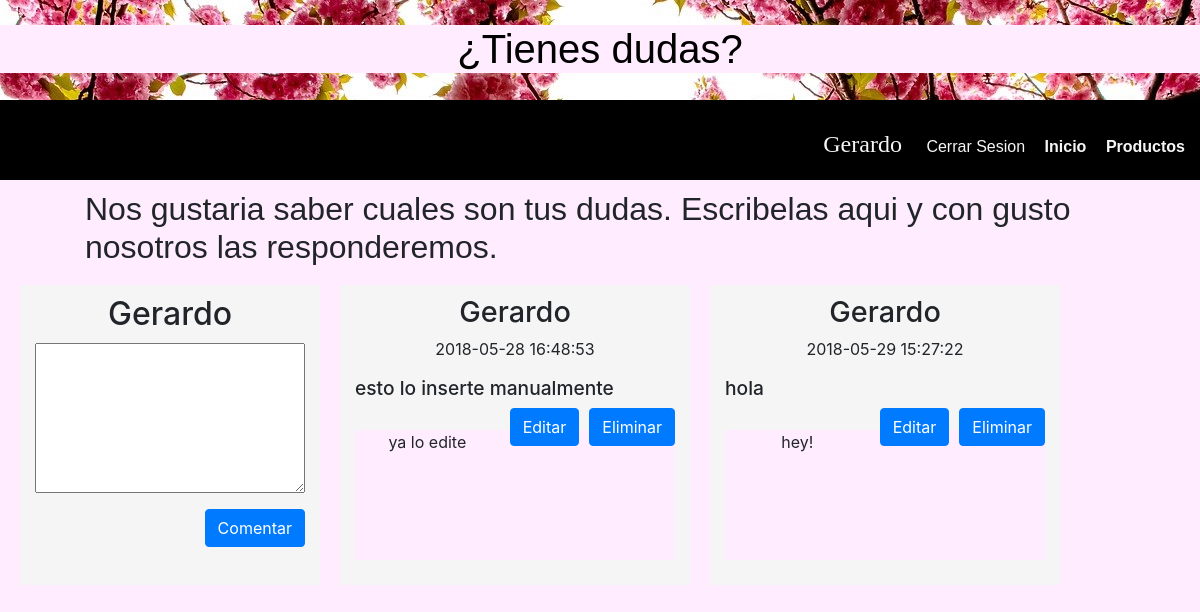
Page /preguntas.php (signed in) on the committed database.
### tables this page shows
CREATE TABLE IF NOT EXISTS `preguntas` (
  `idPregunta` int(11) NOT NULL,
  `idUsuario` int(11) NOT NULL,
  `pregunta` varchar(300) NOT NULL,
  `respuesta` varchar(300) NOT NULL,
  `fecha` datetime NOT NULL DEFAULT CURRENT_TIMESTAMP ON UPDATE CURRENT_TIMESTAMP
);

CREATE TABLE IF NOT EXISTS `usuario` (
  `idUsuario` int(11) NOT NULL,
  `nombreUsuario` varchar(20) DEFAULT NULL,
  `Nombre` varchar(100) DEFAULT NULL,
  `Email` varchar(100) DEFAULT NULL,
  `Password` varchar(50) DEFAULT NULL,
  `rol` varchar(50) NOT NULL
);

### preguntasUsuario.php (the view, shortened to what this page needs)
<?php
	if(isset($_SESSION['idUsuario']) && $_SESSION['idUsuario'] !="" && isset($_SESSION['rol']) && $_SESSION['rol']!="" && isset($_SESSION['nombreUsuario']) && $_SESSION['nombreUsuario']!="")
	{
		$conn = mysqli_connect("localhost","root","mysql","Proyecto");
		$qry = "select p.*, u.nombreUsuario from preguntas p inner join usuario u on p.idUsuario = u.idUsuario";
		$rs = mysqli_query($conn,$qry);
		if($_SESSION['rol'] != 'Administrador')
		{
			echo '<div class="container preguntas" id="formularioPregunta">
				<form method="get" action="agregaPregunta.php">
					<h1>'.$_SESSION['nombreUsuario'].'</h1>
					<textarea name="txtPregunta"></textarea><br>
					<button type="submit" class="btn btn-primary">Comentar</button>
				</form>
			</div>';
		}
		echo '	<div class="preguntasUsuario">';
		while($datos = mysqli_fetch_object($rs))
		{
				echo'	<div class="container preguntas" id="'.$datos->idPregunta.'">
							<form method="get" action="editPregunta.php">
								<h1>'.$datos->nombreUsuario.'</h1>
								<p>'.$datos->fecha.'</p>';
								if(isset($_GET['idPr']) && $_GET['idPr'] == $datos->idPregunta && $_SESSION['rol'] != 'Administrador')
								{
									echo '<textarea name="pregunta" style="width:100%">'.$datos->pregunta.'</textarea>
										 <input type="hidden" name="idPr" value="'.$_GET['idPr'].'">';
								}
								else
									echo' <h2>'.$datos->pregunta.'</h2>';
								if($_SESSION['rol'] != 'Administrador')
								{
									echo '	<a href="eliminaPregunta.php?idPr='.$datos->idPregunta.'" class="btn btn-primary" role="button" aria-pressed="true">Eliminar</a>';
									if(isset($_GET['idPr']) && $_GET['idPr'] == $datos->idPregunta)
										echo '<button type="submit" class="btn btn-primary">Aceptar</button>';
									else
										echo '<a href="preguntas.php?&idPr='.$datos->idPregunta.'#'.$datos->idPregunta.'" class="btn btn-primary" role="button" aria-pressed="true">Editar</a>';
								}
								echo '</form>
									<form id="respuesta" method="get" action="agregaRespuesta.php" style="height:130px; margin-top:30px;background-color:#FFECFF">';
								if($_SESSION['rol'] == 'Administrador')
								{
									if(isset($_GET['idPr']) && $_GET['idPr'] == $datos->idPregunta)
									{
										echo'
													<textarea name="txtRespuesta" style="width:100%">'.$datos->respuesta.'</textarea>
													<input type="hidden" name="idPr" value="'.$_GET['idPr'].'">
													<button style="margin-top:40px" class="btn btn-primary" type="submit">Aceptar</button>';
									}
									else
										{
											if($datos->respuesta == "")
												echo '<input type="text" style="visibility:hidden"><a href="preguntas.php?idPr='.$datos->idPregunta.'#'.$datos->idPregunta.'" class="btn btn-primary" type="submit" sstyle="float:right;margin-top:5px;">Reonder</a>';
											else
											{
												echo '<p >'.$datos->respuesta.'</p>
													<a style="margin-top:40px; margin-right:10px" href="preguntas.php?idPr='.$datos->idPregunta.'#'.$datos->idPregunta.'" class="btn btn-primary" type="submit">Editar</a>
													<a style="margin-top:40px" href="eliminaPregunta.php?idPr='.$datos->idPregunta.'" class="btn btn-primary" role="button" aria-pressed="true">Eliminar</a>';
											}
										}
								}
								else
									echo '<p  style="width:100%">'.$datos->respuesta.'</p>';
					echo	'</form>
						</div>
					</div>';
		}
	}
?>

### preguntas.php (style rules this page uses)
body { margin:0px; padding:0px; height:1500px; background-color:#FFECFF; }
#formularioPregunta { width:300px; height:300px; float:left; margin-left:20px; }
#formularioPregunta > form > textarea { width:100%; height:150px; margin-bottom:10px; }
#formularioPregunta > form > h1 { text-align:center; font-size:2em; margin-bottom:10px; margin-top:10px; }
.preguntas { width:350px; height:300px; float:left; margin-left:20px; }
.preguntas > form > p { text-align:center; }
.preguntas > form > h1 { margin-top:10px; font-size:1.8em; text-align:center; }
.preguntas > form > h2 { font-size:1.2em; }
.preguntas > form > a { float:right; margin-left:10px; margin-bottom:5px; }
.preguntas > form > button { float:right; margin-left:10px; }
.container { background-color:whitesmoke; margin-top:10px; }

### rows in the picture
preguntas: idUsuario.nombreUsuario "Gerardo", fecha "2018-05-28 16:48:53", pregunta "esto lo inserte manualmente", respuesta "ya lo edite"
preguntas: idUsuario.nombreUsuario "Gerardo", fecha "2018-05-29 15:27:22", pregunta "hola", respuesta "hey!"

### other values in the picture
$_SESSION['nombreUsuario'] "Gerardo"
